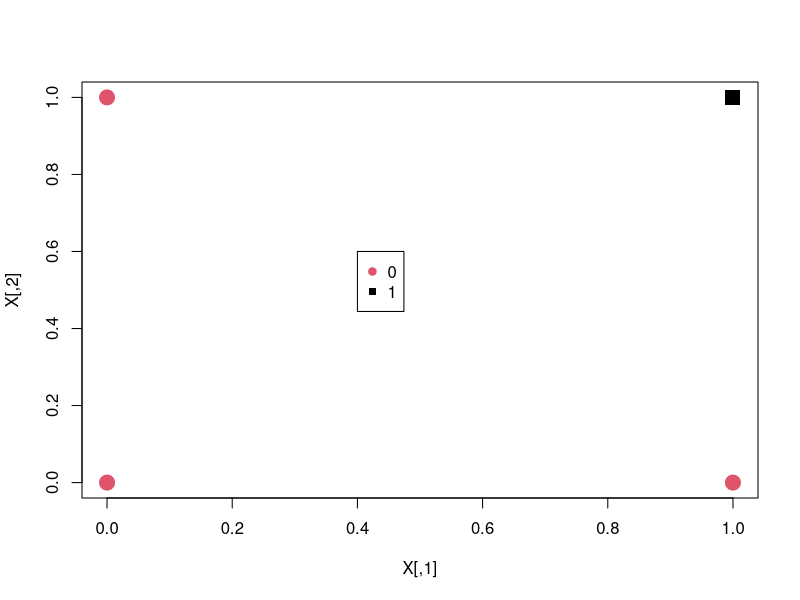
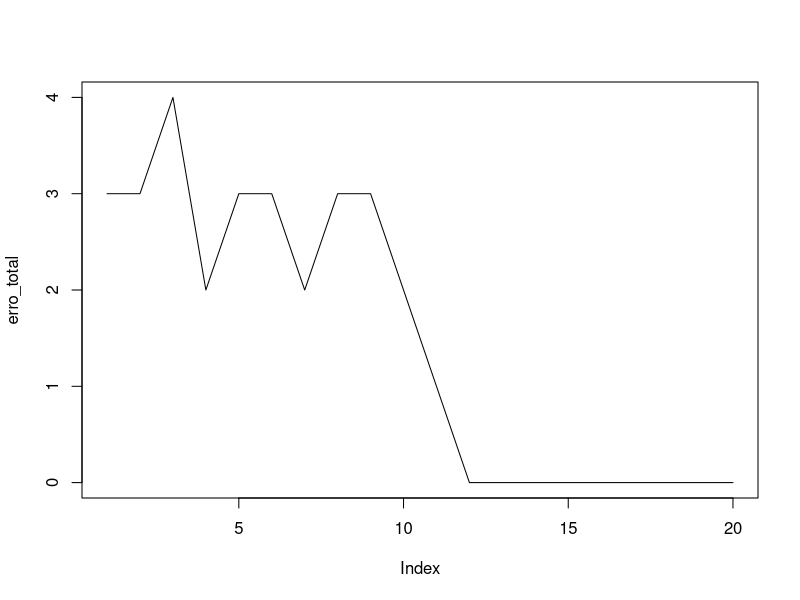
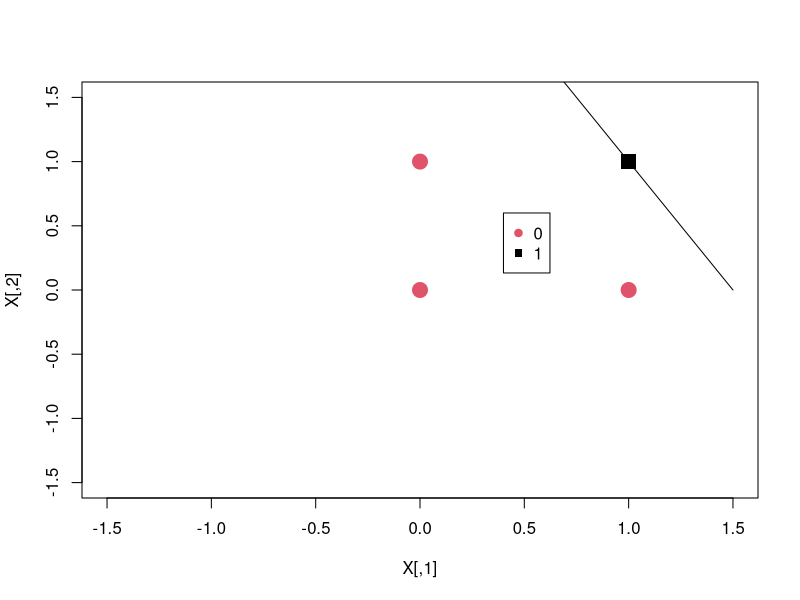
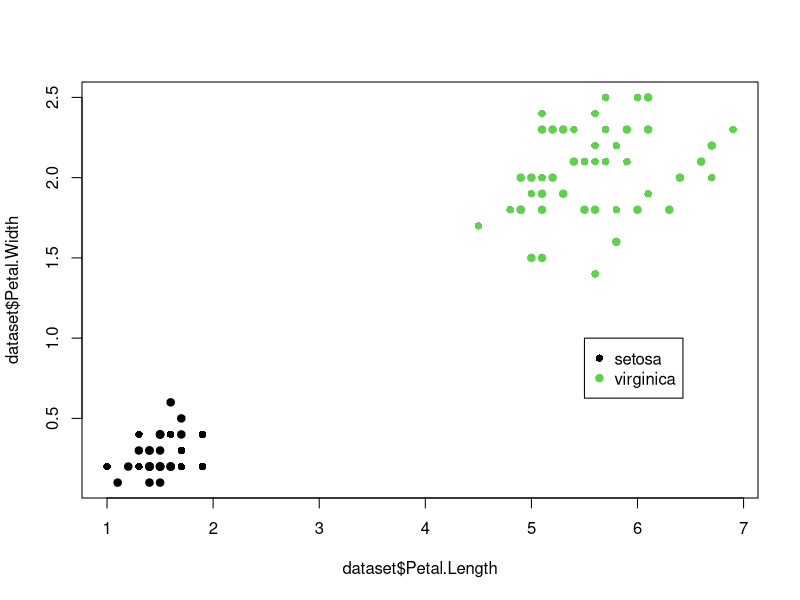

These charts were generated, in order, by the following R code:
## ---- chunk 1
x1<-c(0,0,1)
x2<-c(0,1,1)
x3<-c(1,0,1)
x4<-c(1,1,1)

X<-rbind(x1,x2,x3,x4)
print(X)
## ---- chunk 2
Y<-c(0,0,0,1)
print(Y)
## ---- chunk 3
plot(X,type="n")
points(x1[1],x1[2],pch=c(19),cex=2,col="2")
points(x2[1],x2[2],pch=c(19),cex=2,col="2")
points(x3[1],x3[2],pch=c(19),cex=2,col="2")
points(x4[1],x4[2],pch=c(15),cex=2,col="1")
legend(0.4,0.6,legend=c("0","1"),col=c(2,1), pch=c(19,15))
## ---- chunk 4
W<-c(0,0,1)
## ---- chunk 5
eta<-0.1
## ---- chunk 6
epoca_max<-20
## ---- chunk 7
erro_ite<-rep(0,dim(X)[1])
## ---- chunk 8
erro_total<-rep(0,epoca_max)
## ---- chunk 9
for(epoca in 1:epoca_max){
  for(i in 1:dim(X)[1]) {
   v<-sum(X[i,]*W)
   if(v>0){
     y_calc<-1
   }else{
     y_calc<-0
   }
   erro<-Y[i]-y_calc
   delta<-(eta*erro*X[i,])
   W<-W+delta
   erro_ite[i]<-erro^2
  }
  erro_total[epoca]<-sum(erro_ite)
  if(sum(erro_ite)==0){
   break
  }
}
## ---- chunk 10
print(paste("Número de épocas usadas no treinamento",epoca,"de um máximo de",epoca_max))
## ---- chunk 11
print(W)
## ---- chunk 12
print(erro_total)
## ---- chunk 13
plot(erro_total,type="l")
## ---- chunk 14
print(W)
## ---- chunk 15
plot(X,type="n",xlim=c(-1.5,1.5 ), ylim=c(-1.5,1.5))
points(x1[1],x1[2],pch=c(19),cex=2,col="2")
points(x2[1],x2[2],pch=c(19),cex=2,col="2")
points(x3[1],x3[2],pch=c(19),cex=2,col="2")
points(x4[1],x4[2],pch=c(15),cex=2,col="1")
legend(0.4,0.6,legend=c("0","1"),col=c(2,1), pch=c(19,15))

x_1<- -(W[3]/W[1])

x_2<- -(W[3]/W[2])

segments(x_1,0,0,x_2)

## ---- chunk 16
W<-c(0.1,0.1,1)
## ---- chunk 17
eta<-0.01
## ---- chunk 18
W<-c(0.1,0,1)
## ---- chunk 19
data("iris")
head(iris)
## ---- chunk 20
dataset<-iris[which(iris$Species!="versicolor"),][1:2-3]
head(dataset)
## ---- chunk 21
plot(dataset$Petal.Length,dataset$Petal.Width,pch=c(16,19),col=dataset$Species)
legend(5.5,1,legend=c("setosa","virginica"),col=c(1,3),pch=c(16,19))
## ---- chunk 22
library("plyr")
classes<-as.numeric(dataset$Species)
classes_bin<-mapvalues(classes,from=c(1,3),to=c(0,1))
print((classes_bin))
## ---- chunk 23
x1<-dataset[,1]/max(dataset[,1])
x2<-dataset[,2]/max(dataset[,2])
